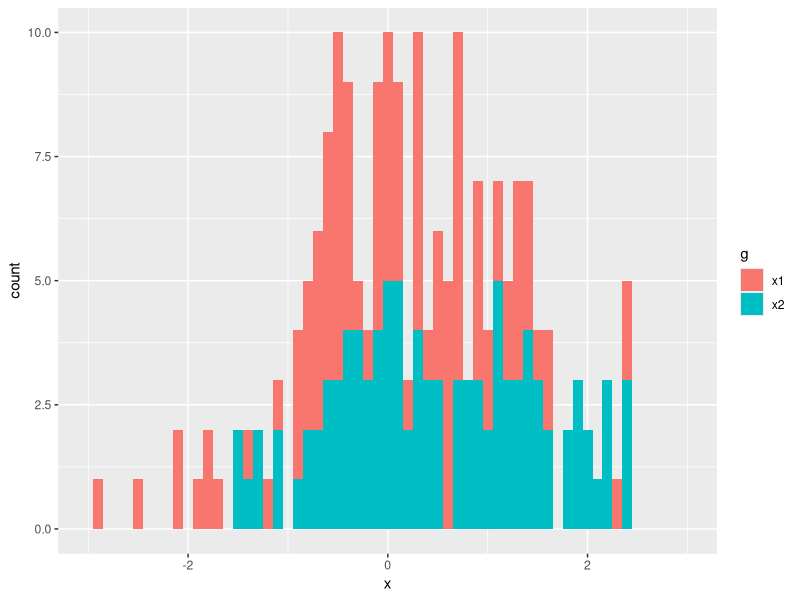

Source code (R):
library(ggplot2)

histogram <- function(x1, x2, binwidth = 0.1, xlim = c(-3, 3)) {
  df <- data.frame(
    x = c(x1, x2),
    g = c(rep("x1", length(x1)), rep("x2", length(x2)))
  )
  
  ggplot(df, aes(x, fill = g)) +
    geom_histogram(binwidth = binwidth) +
    coord_cartesian(xlim = xlim)
}

t_test <- function(x1, x2) {
  test <- t.test(x1, x2)
  
  sprintf(
    "p value: %0.3f\n[%0.2f, %0.2f]",
    test$p.value, test$conf.int[1], test$conf.int[2]
  )
}

## use it like this:

random_data_1 <- rnorm(100, mean = 0, sd = 1)
random_data_2 <- rnorm(100, mean = 0.5, sd = 1)

histogram(
  x1 = random_data_1,
  x2 = random_data_2
)

t_test(
  x1 = random_data_1,
  x2 = random_data_2
)
